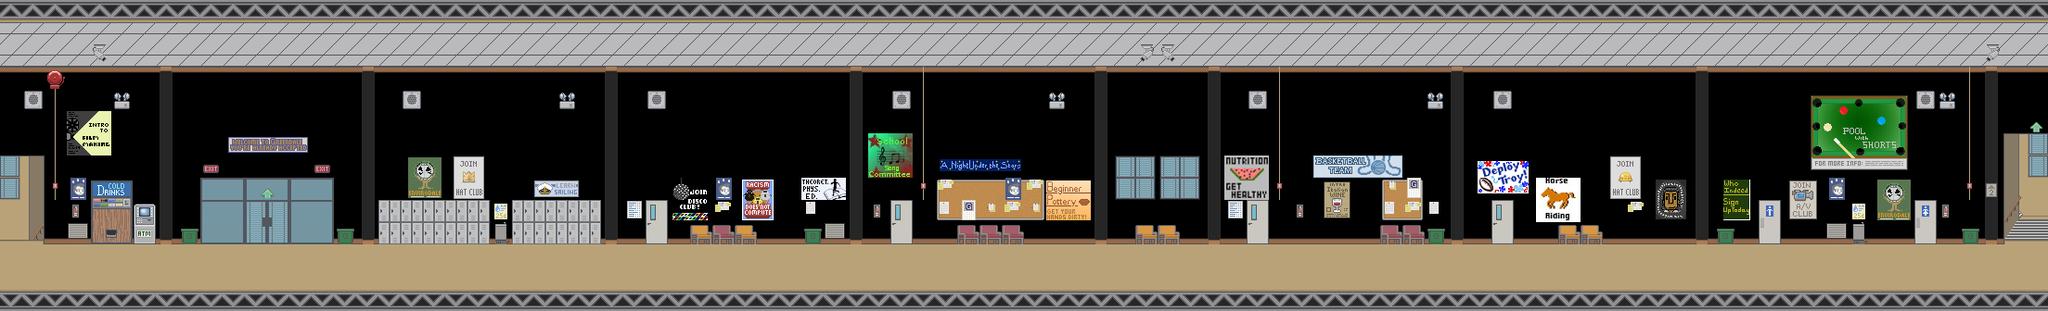

A 2D game scene composited from a Tiled map and its tileset images. What follows is a short description and the map's XML, with each tile layer's data collapsed to a summary:
An orthogonal 92x14 tile map with 24x24 px tiles, 3 tile layers (Tile Layer 1, Tile Layer 2, Tile Layer 3) and 25 objects (11x floor, 6x info, 4x firealarm, 3x door).

<map height="14" orientation="orthogonal" tileheight="24" tilewidth="24" version="1.0" width="92">
 <properties><property name="blended tiles" value="2,11,12,13,14,15,16,17,18,19,20,21,22,23,24,25,26,27,28,29,30,32,33,34,35,36,37,38,39,40,41,42,43,44,45,46,47,48,49,50,51,52,53,54,55,56,57,58,59,60,62,63,64,65,66,67,68,69,70,71,72,73,74,75,78,79,80,81,82,83,84,85,86,87,88,89,90,92,93,94,95,96,98,99,100,101,102,103,104,105,108,109,110,111,112,113,114,115,116,117,118,119,120,121,122,123,124,125,126,128,129,130,131,132,133,134,135,138,139,140,141,142,143,144,145,146,147,148,149,150,151,152,153,154,155,156,158,159,160,161,162,163,164,165,168,169,170,171,172,173,174,175,176,177,178,179,180,181,182,183,190,191,192,193,194,195,196,197,198,199,200,201,202,203,204,205,206,207,208,209,210,211,212,213,218,221,222,223,224,225,226,227,228,229,230,231,232,233,234,235,236,237,238,239,240,241,242,243,244,245,246,247,248,249,252,253,254,255,256,257,258,259,260,261,262,263,264,265,266,267,268,269,270,271,272,273,274,275,276,277,278,279,282,283,284,285,286,287,288,289,290,291,292,293,294,295,296,297,298,299,300,301,302,303,304,305,306,307,308,309,310,311,312,313,314,317,318,319,320,321,322,323,324,325,326,327,328,329,330,331,332,333,334,335,336,337,338,339,340,341,342,343,344,345,346,347,348,349,350,351,352,353,354,355,356,357,358,359,360,361,362,366,367,368,369,370,371,372,373,374,375,376,377,378,379,380,381,382,383,384,386,387,388,389,390,391,392,396,397,398,399,400,401,403,404,405,406,407,408,409,410,411,412,413,414,415,416,417,418,419,420,421,422,426,427,428,429,430,431,433,434,435,436,437,438,439,440,441,443,444,445,446,447,448,449,450,451,452,456,457,458,459,460,461,463,464,465,466,467,468,469,470,471,473,474,475,476,477,478,479,480,481,482,486,487,488,489,490,491,492,493,494,495,500,501,503,504,505,506,507,508,509,510,511,512,513,514,515,516,517,518,519,520,521,522,523,524,525,526,527,528,529,530,531,532,533,534,535,536,537,538,539,540,1,2,3,4,5,6,7,8,9,10,11,12,13,14,15,16,17,18,19,20,21,22,23,24,25,26,27,28,29,30,31,32,33,34,35,36,37,38,41,45,46,47,48,50,51,52,53,54,55,56,57,58,59,60,61,62,63,64,65,66,67,68,69,70,71,72,73,74,75,76,77,78,79,80,81,82,83,84,8,9,10,11,12,13,14,15,20,21,22,23,24,32,33,34,35,36,37,38,39,40,41,42,43,44,45,46,47,48,55,56,57,58,59,60,61,62,63,64,65,66,67,68,69,70,71,72,73,74,75,76,77,78,79,80,81,82,83,84,87,88,89,90,91,92,93,94,95,96,97,98,99,100,101,102,103,104,105,108,110,111,112,113,114,115,116,117,118,119,120,121,122,123,124,125,126,127,128,129,130,131,132,135,136,137,138,139,140,141,142,143,144,145,147,148,149,150,151,152,153,154,155,156,158,159,160,161,162,163,164,165,166,167,168,169,170,171,172,173,174,175,176,177,178,179,180,181,182,183,184,185,186,187,188,189,190,191,192,193,194,195,196,197,198,199,200,203,204,205,208,209,210,211,212,213,214,217,218,219,220,222,223,224,227,228,229,232,233,234,235,236,237,238,241,242,243,244,245,246,247,248,249,250,251,252,253,254,255,256,257,258,259,260,261,262,263,264,265,266,267,268,269,270,271,272,273,274,275,276,277,278,279,280,281,282,283,284,285,286,287,288,289,290,291,292,293,294,295,296,297,298,299,304,305,306,307,308,309,310,311,312,313,314,315,316,317,318,319,320,321,322,323,324,328,329,330,331,332,333,334,335,336,337,338,339,340,341,342,343,344,345,346,347,348,349,350,351,352,353,354,357,358,360,361,362,363,364,365,366,367,368,371,372,373,374,375,376,377,378,381,382,384,385,386,387,388,389,390,391,392,393,394,395,396,397,398,399,400,401,402,403,404,405,406,408,409,410,411,412,413,414,415,416,417,418,419,420,421,422,423,424,425,429,430,432,433,434,435,436,437,438,439,440,441,444,445,449,453,454,455,456,457,458,459,460,461,462,463,464,465,468,469,472,473,474,475,476,477,478,479,480,2,3,4,6,7,8,9,10,11,12,13,14,15,16,17,18,19,20,21,22,23,26,27,28,29,30,31,32,33,34,35,36,37,38,39,40,41,42,43,44,45,46,47,48,49,50,51,52,53,54,55,56,57,58,59,60,61,62,63,64,65,66,67,69,70,72,73,74,77,78,82,83,84,85,86,103,104,105,1,2,3,4,5,6,7,8,9,13,15,16,19,20,21,22,26,27,28,29,30,31,32,33,34,35,39,40,41,42,43,44,45,46,47,48,52,53,54,55,56,57,58,59,60,61,62,63,64,65,66,67,68,69,70,71,72,73,74,75,76,77,78,79,80,81,82,83,84,85,86,87,88,89,90,91,92,93,94,95,96,97,98,99,100,101,102,103,104,105,106,107,108,109,110,111,112,113,114,115,116,117,118,119,120,121,122,123,124,125,126,127,128,129,130,131,133,134,135,136,137,138,139,140,141,142,143,144,146,147,148,149,150,151,152,153,154,155,156,157,158,159,160,161,162,163,164,165,166,167,168,169,1,3,5,7,8,9,10,11,13,17,18,19,21,22,23,25,26,27,28,29,30,31,33,35,36,37,39,41,42,45,46,47,48,51,52,54,55,56,58,59,60,61,63,64,66,67,68,69,70,71,73,74,75,79,80,81,82,83,84,85,87,89,90,91,94,95,96,97,98,100,101,102,103,104,105,106,107,108,109,111,112,113,114,115,116,117,118,119,120" />
  <property name="blue" value="153" />
  <property name="green" value="195" />
  <property name="red" value="219" />
  <property name="soundtrack" value="greendale-alt" />
  <property name="title" value="Class Hallway 1" />
 </properties>
 <tileset firstgid="1" name="greendale-hallways" tileheight="24" tilewidth="24">
  <image height="480" source="../images/tilesets/greendale-hallways.png" width="576" />
 </tileset>
 <layer height="14" name="Tile Layer 1" width="92">
  <data>[1288 cells, 642 non-empty, 39 distinct tile ids]</data>
 </layer>
 <layer height="14" name="Tile Layer 2" width="92">
  <data>[1288 cells, 295 non-empty, 65 distinct tile ids]</data>
 </layer>
 <layer height="14" name="Tile Layer 3" width="92">
  <data>[1288 cells, 140 non-empty, 63 distinct tile ids]</data>
 </layer>
 <objectgroup height="14" name="nodes" width="92">
  <object height="48" name="classHallway2" type="door" width="48" x="2159" y="224">
   <properties>
    <property name="level" value="class-hallway-2" />
    <property name="to" value="main" />
   </properties>
  </object>
  <object height="48" name="main" type="door" width="48" x="263" y="225">
   <properties>
    <property name="level" value="greendale-exterior" />
    <property name="to" value="classHallway" />
   </properties>
  </object>
  <object height="48" name="basement" type="door" width="48" x="0" y="224">
   <properties>
    <property name="level" value="class-basement" />
    <property name="to" value="main" />
   </properties>
  </object>
  <object height="72" type="firealarm" width="24" x="48" y="216" />
  <object height="72" type="firealarm" width="24" x="984" y="216" />
  <object height="72" type="firealarm" width="24" x="1368" y="216" />
  <object height="72" type="firealarm" width="24" x="2112" y="216" />
  <object height="71" type="info" width="39" x="99" y="202">
   <properties>
    <property name="info" value="what is abed's special drink? " />
   </properties>
  </object>
  <object height="47" type="info" width="23" x="144" y="225">
   <properties>
    <property name="info" value="INSUFFICIENT FUNDS! | $64 per credit hour takes a bite." />
   </properties>
  </object>
  <object height="56" type="info" width="22" x="528" y="216">
   <properties>
    <property name="info" value="$.25 per sip, no sharing" />
   </properties>
  </object>
  <object height="57" type="info" width="23" x="1992" y="216">
   <properties>
    <property name="info" value="$.25 per sip, no returns" />
   </properties>
  </object>
  <object height="56" type="info" width="16" x="2090" y="217">
   <properties>
    <property name="info" value="the extinguisher reads ... | expires in  1982" />
   </properties>
  </object>
  <object height="56" type="info" width="12" x="77" y="216">
   <properties>
    <property name="info" value="the extinguisher reads ... | FOR ENTERTAINMENT PURPOSES ONLY" />
   </properties>
  </object>
 </objectgroup>
 <objectgroup color="#55557f" height="14" name="floor" width="92">
  <object height="32" width="2211" x="-2" y="272" />
 </objectgroup>
 <objectgroup color="#55557f" height="14" name="platform" width="92">
  <!-- 11 objects omitted --></objectgroup>
</map>
<!-- 11 of 25 objects omitted -->
